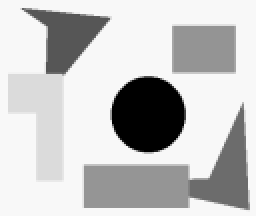
%> input picture TP5/objets.png, 128 x 108 px (shown 2 times larger)
$ octave testSeg.m   (GNU Octave 9; MATLAB toolbox functions it lacks are replaced by stand-ins)
%> lines starting %> are read from the running program, lines starting %| are printed output that depends on the picture; in (x1, y1, x2, y2) boxes, pixels count from 0 and x2, y2 are one past the last pixel; in counts of white or black regions, pixels touching at a corner belong together; the program's own positions count from 1
### TP5/segmente1.m
function [ pic ] = segmente1( im,a,b)
pic=(im>=a & im<=b );
end

### TP5/testSeg.m
clear
clc
ima=imread('objets.png');
%> ima is the input picture: size 108x128 uint8; min 0, max 248, mean 196.7
im=segmente1(ima,150,200);
%> in segmente1, `pic=(im>=a & im<=b );`:
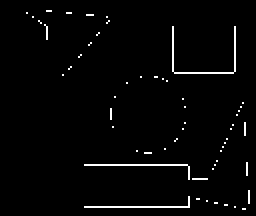
%> pic: size 108x128 logical (shown 2 times larger); 2.2% white in thin lines or dots, all inside (x1, y1, x2, y2) = (13, 5, 125, 105)

subplot(1,3,1);imshow(ima);title('org');
subplot(1,3,2);histogram(ima);title('histo');
subplot(1,3,3);imshow(im);title('seg');
%> after `title('seg')`:
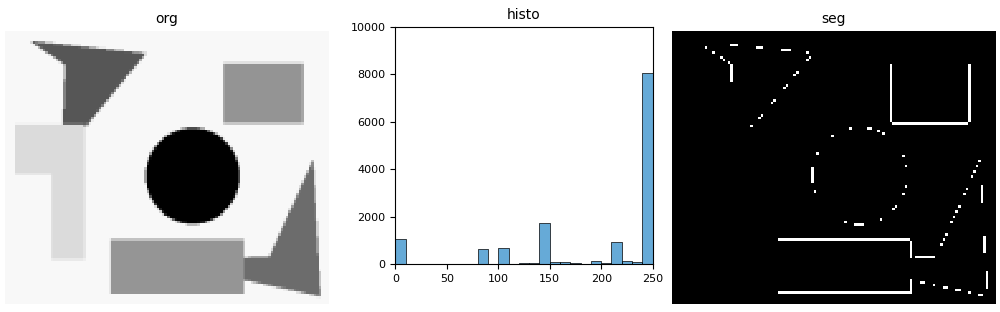
%> figure redrawn from the program's plot data, 3 panels
